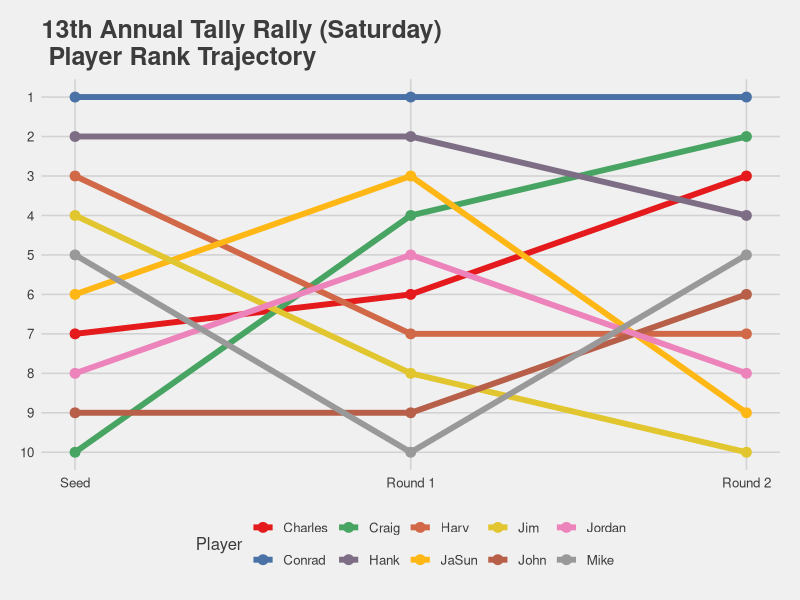
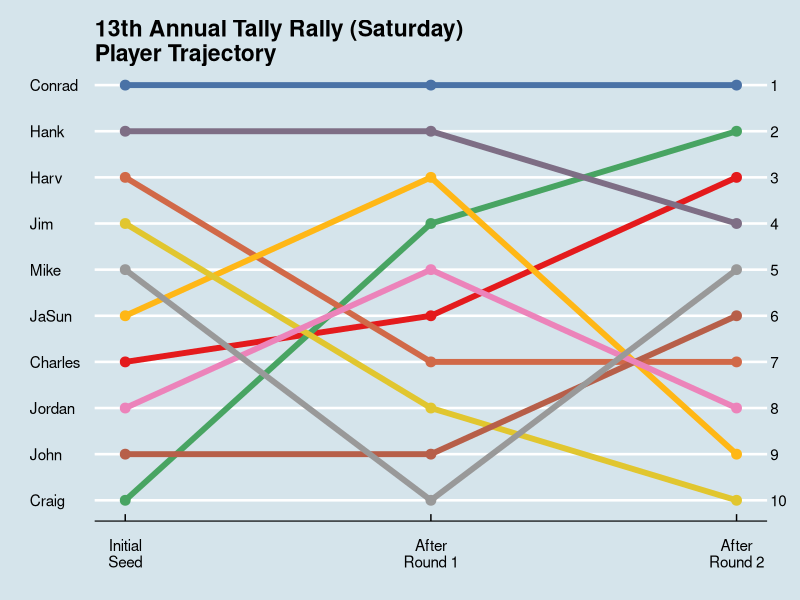
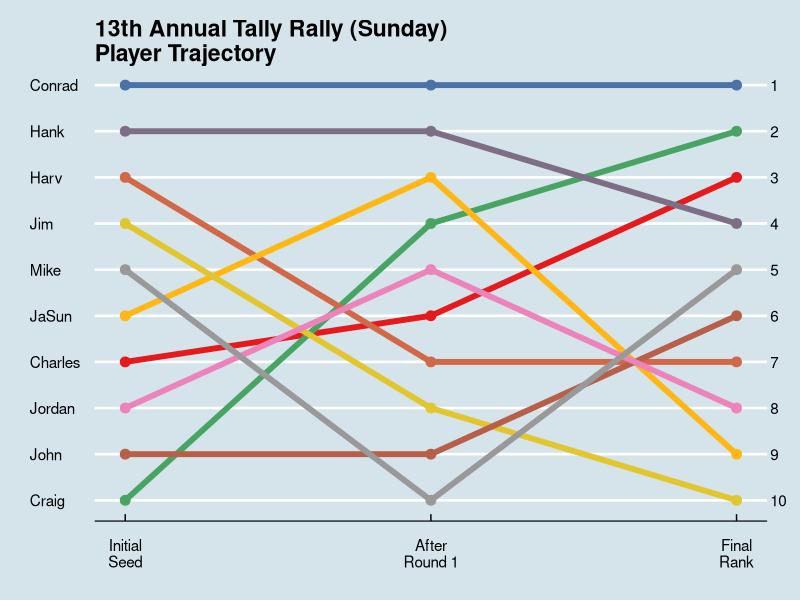
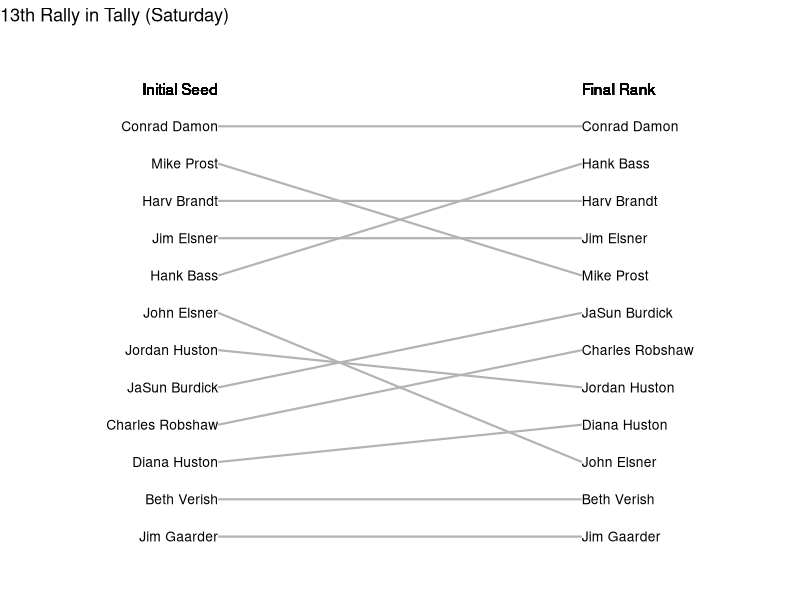
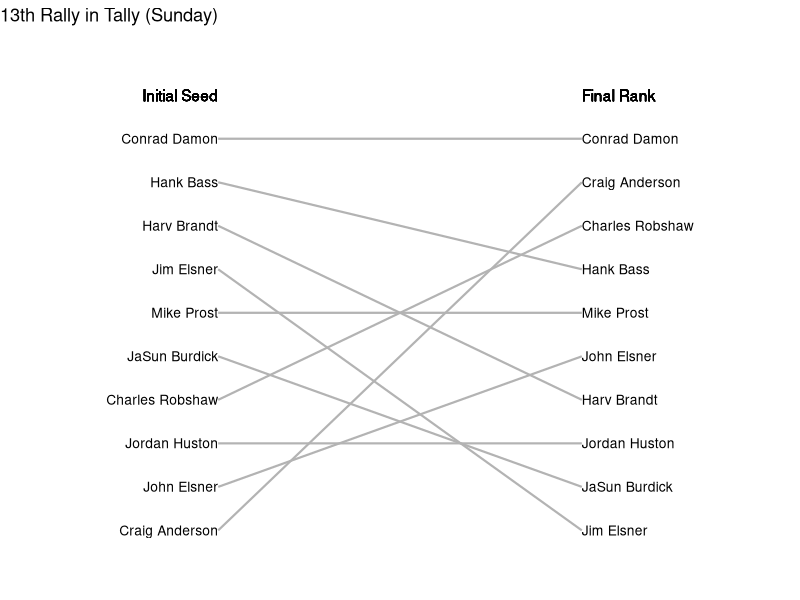
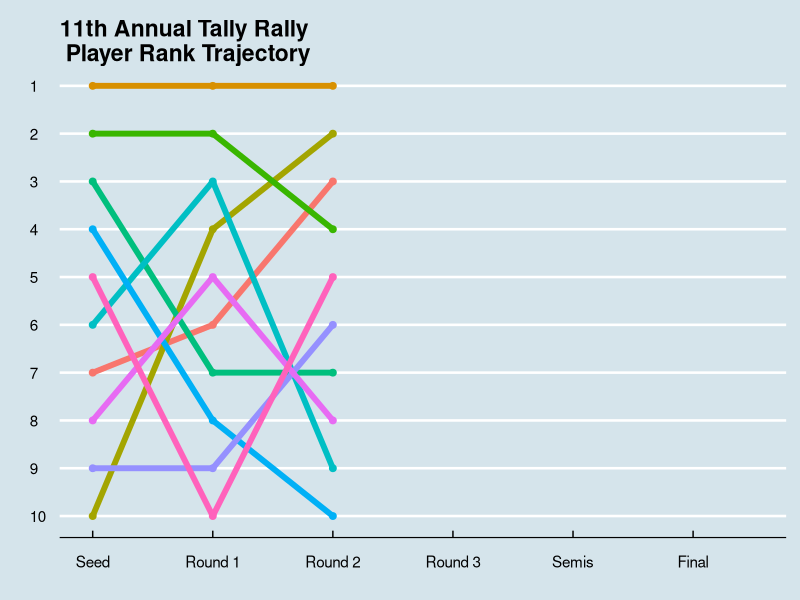

The R script that drew these images, in order:
## ---- chunk 1
# 2016
nP = 19
Round = 0:5
Conrad = c(1, 1, 1, 1, 2, 2)
Scott = c(2, 7, 6, 4, 1, 1)
Jim = c(3, 3, 3, 6, 5, 6)
Dave = c(4, 12, 7, 7, 10, 12)
Mike = c(5, 4, 10, 10, 7, 5)
Jack = c(6, 6, 12, 12, 14, 19)
Hank = c(7, 10, 4, 3, 6, 6)
Cade = c(8, 8, 2, 2, 3, 4)
Randy = c(9, 9, 9, 5, 4, 3)
Arthur = c(10, 2, 11, 11, 9, 9)
John = c(11, 11, 8, 8, 8, 8)
Peter = c(12, 19, 18, 14, 15, 16)
Beth = c(13, 5, 5, 9, 11, 11)
Richard = c(14, 18, 19, 19, 17, 14)
JaSun = c(15, 17, 16, 15, 13, 13)
Tom = c(16, 16, 17, 18, 16, 17)
Stephanie = c(17, 15, 15, 16, 18, 18)
Charles = c(18, 14, 14, 17, 19, 15)
Jordan = c(19, 13, 13, 13, 12, 10)

# 2017
nP = 17
Round = 0:5
Mike = c(6, 4, 7, 6, 3, 1)
Conrad = c(1, 1, 1, 1, 2, 2)
Arthur = c(10, 6, 8, 4, 4, 2)
Jim = c(2, 2, 2, 2, 2, 4)
Randy = c(5, 10, 3, 3, 5, 5)
Hank = c(9, 5, 4, 7, 7, 6)
Sam = c(3, 9, 5, 5, 6, 7)
Peter = c(12, 14, 14, 9, 8, 8)
Jack = c(7, 11, 9, 11, 11, 9)
John = c(11, 13, 13, 10, 9, 10)
Cade = c(8, 12, 6, 8, 10, 11)
Richard = c(14, 8, 12, 13, 12, 12)
Tom = c(15, 15, 17, 14, 13, 13)
Charles = c(13, 7, 11, 15, 15, 14)
Diana = c(16, 17, 17, 17, 16, 15)
Dave = c(4, 3, 10, 12, NA, 16)
Larry = c(17, 16, 16, 16, NA, 17)

# 2018
nP = 26
Round = 0:8
Conrad =  c(1, 1, 1, 1, 1, 2, 1, 1, 1)
Mike =    c(5, 2, 2, 2, 2, 1, 8, 5, 2)
RickL =   c(2, 5, 7, 6, 4, 3, 3, 3, 3)
Sam =     c(6, 6, 6, 13, 11, 6, 4, 4, 4)
Jim =     c(3, 16, 25, 20, 9, 8, 2, 2, 5)
Harvy =  c(4, 3, 5, 5, 3, 4, 6, 6, 6)
Cade =    c(7, 7, 3, 10, 8, 5, 5, 7, 7)
Hank =    c(9, 9, 9, 9, 7, 7, 7, 8, 8)
Scott =   c(8, 8, 4, 4, 10, 10, 9, 9, 9)
JaSun =   c(14, 14, 21, 19, 12, 12, 10, 10, 10)
Richard = c(15, 4, 8, 8, 6, 11, 11, 11, 11)
Thomas =  c(11, 11, 11, 3, 5, 9, 12, 12, 12)
Peter =   c(12, 12, 15, 14, 16, 13, 13, 13, 13)
Jordan =  c(13, 13, 23, 17, 15, 14, 14, 14, 14)
Jens =    c(19, 19, 16, 15, 19, 16, 15, 15, 15)
Jeff =    c(18, 25, 19, 18, 20, 17, 16, 16, 16)
Geoff =   c(26, 26, 26, 24, 21, 18, 17, 17, 17)
RickW =   c(25, 18, 17, 16, 18, 15, 18, 18, 18)
Rob =     c(17, 17, 10, 11, 17, 17, NA, NA, 19)
John =    c(10, 21, 13, 12, 14, NA, NA, NA, 20)
Mark =    c(16, 15, 12, 12, NA, NA, NA, NA, 21)
Craig =   c(21, 10, 24, 24, NA, NA, NA, NA, 22)
Didi =    c(20, 23, 14, 7, 9, NA, NA, NA, NA)
Juliana = c(22, 22, 20, 23, 22, NA, NA, NA, NA)
Beth =    c(23, 20, 22, 21, 21, NA, NA, NA, NA)
Lori =    c(24, 24, 18, 22, 24, NA, NA, NA, NA)

Wide = data.frame(Round, Conrad, Mike, RickL, Sam, Jim, Harvy, Cade, Hank, Scott,
                  JaSun, Richard, Thomas, Peter, Jordan, Jens, Jeff, Geoff, RickW, 
                  Rob, John, Mark, Craig, Didi, Juliana, Beth, Lori)


# 2019 Saturday
nP <- 12
Round <- 0:4

Conrad <-  c(1, 1, 1, 1, 1)
Mike <-    c(2, 2, 2, 2, 5)
Harv <-    c(3, 4, 4, 5, 3)
JimE <-    c(4, 3, 3, 3, 4)
Hank <-    c(5, 8, 6, 4, 2)
John <-    c(6, 6, 8, 7, 10)
Jordan <-  c(7, 7, 7, 8, 8)
JaSun <-   c(8, 5, 9, 9, 6)
Charles <- c(9, 9, 5, 6, 7)
Didi <-    c(10, 10, 10, 10, 9)
Beth <-    c(11, 11, 11, 11, NA)
JimG <-    c(12, 12, 12, 12, NA)

Wide <- data.frame(Round, Conrad, Mike, Harv, JimE, Hank, John, Jordan, JaSun, Charles, Didi, Beth, JimG)

# 2019 Sunday

nP <- 10
Round <- 0:2

Conrad <-  c(1, 1, 1)
Hank <- c(2, 2, 4)
Harv <- c(3, 7, 7)
Jim <- c(4, 8, 10)
Mike <- c(5, 10, 5)
JaSun <- c(6, 3, 9)
Charles <- c(7, 6, 3)
Jordan <- c(8, 5, 8)
John <- c(9, 9, 6)
Craig <- c(10, 4, 2)

Wide <- data.frame(Round, Conrad, Hank, Harv, Jim, Mike, JaSun, Charles, Jordan, John, Craig)

## ---- chunk 2
library("tidyr")
library("ggplot2")
library("ggthemes")
Long <- gather(Wide, Player, Rank, 2:(nP + 1))

library("RColorBrewer")
getPalette <- colorRampPalette(brewer.pal(9, "Set1"))

ggplot(Long, aes(x = Round, y = Rank, color = Player)) +
  geom_line(size = 2) +
  geom_point(size = 3) +
  xlab("") +
  scale_x_continuous(breaks = 0:4, labels = c("Seed", "Round 1", "Round 2", "Round 3", "Final")) +
  scale_y_reverse(breaks = 1:nP) +
  ylab("Rank") +
  theme_fivethirtyeight() +
  ggtitle("13th Annual Tally Rally (Saturday)\n Player Rank Trajectory") +
  scale_color_manual(values = getPalette(nP))

library(dplyr)
df <- Long %>% 
  filter(Round == 0) %>%
  arrange(Rank)

ggplot(Long, aes(x = Round, y = Rank, color = Player)) +
  geom_line(size = 2) +
  geom_point(size = 3) +
  xlab("") + ylab("") +
  scale_x_continuous(breaks = 0:4, 
                     labels = c("Initial\nSeed", "After\nRound 1", "After\nRound 2", "After\nRound 3", "Final\nRank")) +
  scale_y_reverse(breaks = 1:nP, labels = df$Player, sec.axis = sec_axis(~., breaks = 1:nP)) +
  theme_economist() +
  ggtitle("13th Annual Tally Rally (Saturday)\nPlayer Trajectory") +
  scale_color_manual(values = getPalette(nP), guide = FALSE)

ggplot(Long, aes(x = Round, y = Rank, color = Player)) +
  geom_line(size = 2) +
  geom_point(size = 3) +
  xlab("") + ylab("") +
  scale_x_continuous(breaks = 0:2, 
                     labels = c("Initial\nSeed", "After\nRound 1", "Final\nRank")) +
  scale_y_reverse(breaks = 1:nP, labels = df$Player, sec.axis = sec_axis(~., breaks = 1:nP)) +
  theme_economist() +
  ggtitle("13th Annual Tally Rally (Sunday)\nPlayer Trajectory") +
  scale_color_manual(values = getPalette(nP), guide = FALSE)
## ---- chunk 3
#SATURDAY
initial <- 1:12
final <- c(1, 5, 3, 4, 2, 10, 8, 6, 7, 9, 11, 12)

initial <- 13 - initial
final <- 13 - final

player <- c("Conrad Damon", "Mike Prost",  "Harv Brandt", "Jim Elsner",
            "Hank Bass", "John Elsner", "Jordan Huston", "JaSun Burdick", "Charles Robshaw",
            "Diana Huston", "Beth Verish", "Jim Gaarder")
df <- data.frame(initial, final, player)

li <- df$player
lf <- df$player

ggplot(df) + 
  geom_segment(aes(x = 0, xend = 1, 
                   y = initial, yend = final),
               size = .75, col = 'gray70') +
  scale_y_continuous(limits = c(0, 14)) +
  geom_text(label = "Initial Seed", x = 0, y = 13, hjust = 'right') +
  geom_text(label = "Final Rank", x = 1, y = 13, hjust = 'left') +
  geom_text(label = li, y = df$initial, x = rep.int(0, 12), hjust = 'right', size = 3.5) +
  geom_text(label = lf, y = df$final, x = rep.int(1, 12), hjust = 'left', size = 3.5) +
  xlim((0 - .5), (1 + .5)) +
  ggtitle("13th Rally in Tally (Saturday)") +
  theme_void() 

#SUNDAY

initial <- 1:10
final <- c(1, 4, 7, 10, 5, 9, 3, 8, 6, 2)

initial <- 11 - initial
final <- 11 - final

player <- c("Conrad Damon", "Hank Bass", "Harv Brandt", "Jim Elsner",
            "Mike Prost", "JaSun Burdick", 
            "Charles Robshaw", "Jordan Huston", "John Elsner", 
            "Craig Anderson")

df <- data.frame(initial, final, player)

li <- df$player
lf <- df$player

ggplot(df) + 
  geom_segment(aes(x = 0, xend = 1, 
                   y = initial, yend = final),
               size = .75, col = 'gray70') +
  scale_y_continuous(limits = c(0, 12)) +
  geom_text(label = "Initial Seed", x = 0, y = 11, hjust = 'right') +
  geom_text(label = "Final Rank", x = 1, y = 11, hjust = 'left') +
  geom_text(label = li, y = df$initial, x = rep.int(0, 10), hjust = 'right', size = 3.5) +
  geom_text(label = lf, y = df$final, x = rep.int(1, 10), hjust = 'left', size = 3.5) +
  xlim((0 - .5), (1 + .5)) +
  ggtitle("13th Rally in Tally (Sunday)") +
  theme_void() 

## ---- chunk 4
library("ggrepel")
ggplot(Long, aes(x = Round, y = Rank, color = Player)) +
  geom_line(size = 2) +
  geom_point(size = 2) +
  xlab("") + ylab("") +
  scale_x_continuous(breaks = 0:5, labels = c("Seed", "Round 1", "Round 2", "Round 3", "Semis", "Final")) +
  scale_y_reverse(breaks = 1:17, labels = 1:17) +
  theme_economist() +
  ggtitle("11th Annual Tally Rally\n Player Rank Trajectory") +
 # scale_color_manual(values = getPalette(nP), guide = FALSE) +
  geom_label_repel(data = Long[Long$Round == 5, ],
                     aes(label = Player, fill = Player),
                     nudge_x = 0.5, size=3, color='white',
                     force=1.5, segment.color='#bbbbbb', show.legend = FALSE) +
    theme(strip.text = element_blank(), # Hide facet text
          legend.position = 'none', # Hide legend
          panel.grid.minor = element_blank(),
          panel.grid.major.x = element_blank())  +
    expand_limits(x = 5.5) 
